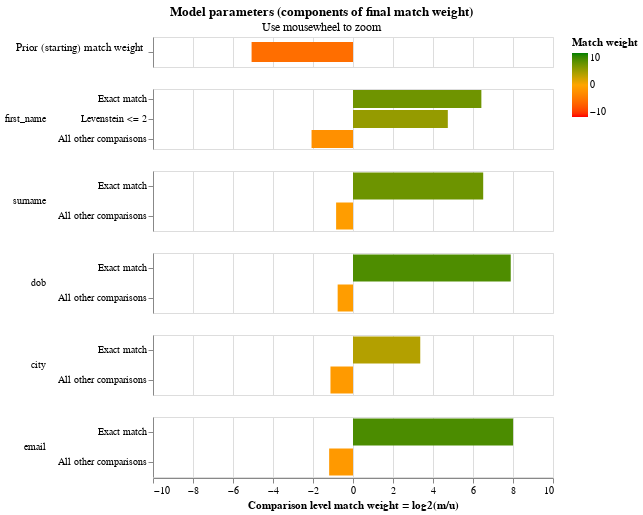

Notebook cell for this chart:
### Markdown cell above
The final match weights can be viewed in the match weights chart:

### Code cell
linker.match_weights_chart()

### Figure 1 — Vega-Lite specification as saved in the notebook (floating-point values rounded to 4 significant figures)
{"$schema": "https://vega.github.io/schema/vega-lite/v5.2.json", "config": {"header": {"title": null}, "mark": {"tooltip": null}, "title": {"anchor": "middle"}, "view": {"height": 60, "width": 400}}, "data": {"values": [{"bayes_factor": 0.02976, "bayes_factor_description": "Proportion of matches is 0.029, equivalent to a starting match weight of -5.071.This means that if two records are drawn at random, one in  34.6 is expected to be a match", "comparison_name": "proportion_of_matches", "comparison_sort_order": -1, "comparison_vector_value": 0, "has_tf_adjustments": false, "is_null_level": false, "label_for_charts": "", "log2_bayes_factor": -5.071, "m_probability": null, "m_probability_description": null, "max_comparison_vector_value": 0, "proportion_of_matches": 0.0289, "sql_condition": null, "tf_adjustment_column": null, "tf_adjustment_weight": null, "u_probability": null, "u_probability_description": null}, {"bayes_factor": 85.52, "bayes_factor_description": "If comparison level is `exact match` then comparison is 85.52 times more likely to be a match", "comparison_name": "first_name", "comparison_sort_order": 0, "comparison_vector_value": 2, "has_tf_adjustments": false, "is_null_level": false, "label_for_charts": "Exact match", "log2_bayes_factor": 6.418, "m_probability": 0.4955, "m_probability_description": "Amongst matching record comparisons, 49.55% of records are in the exact match comparison level", "max_comparison_vector_value": 2, "proportion_of_matches": 0.0289, "sql_condition": "\"first_name_l\" = \"first_name_r\"", "tf_adjustment_column": null, "tf_adjustment_weight": 1, "u_probability": 0.005794, "u_probability_description": "Amongst non-matching record comparisons, 0.58% of records are in the exact match comparison level"}, {"bayes_factor": 26.74, "bayes_factor_description": "If comparison level is `levenstein <= 2` then comparison is 26.74 times more likely to be a match", "comparison_name": "first_name", "comparison_sort_order": 0, "comparison_vector_value": 1, "has_tf_adjustments": false, "is_null_level": false, "label_for_charts": "Levenstein <= 2", "log2_bayes_factor": 4.741, "m_probability": 0.2706, "m_probability_description": "Amongst matching record comparisons, 27.06% of records are in the levenstein <= 2 comparison level", "max_comparison_vector_value": 2, "proportion_of_matches": 0.0289, "sql_condition": "levenshtein(\"first_name_l\", \"first_name_r\") <= 2", "tf_adjustment_column": null, "tf_adjustment_weight": 1, "u_probability": 0.01012, "u_probability_description": "Amongst non-matching record comparisons, 1.01% of records are in the levenstein <= 2 comparison level"}, {"bayes_factor": 0.2377, "bayes_factor_description": "If comparison level is `all other comparisons` then comparison is  4.21 times less likely to be a match", "comparison_name": "first_name", "comparison_sort_order": 0, "comparison_vector_value": 0, "has_tf_adjustments": false, "is_null_level": false, "label_for_charts": "All other comparisons", "log2_bayes_factor": -2.073, "m_probability": 0.2339, "m_probability_description": "Amongst matching record comparisons, 23.39% of records are in the all other comparisons comparison level", "max_comparison_vector_value": 2, "proportion_of_matches": 0.0289, "sql_condition": "ELSE", "tf_adjustment_column": null, "tf_adjustment_weight": 1, "u_probability": 0.9841, "u_probability_description": "Amongst non-matching record comparisons, 98.41% of records are in the all other comparisons comparison level"}, {"bayes_factor": 91.16, "bayes_factor_description": "If comparison level is `exact match` then comparison is 91.16 times more likely to be a match", "comparison_name": "surname", "comparison_sort_order": 1, "comparison_vector_value": 1, "has_tf_adjustments": false, "is_null_level": false, "label_for_charts": "Exact match", "log2_bayes_factor": 6.51, "m_probability": 0.4458, "m_probability_description": "Amongst matching record comparisons, 44.58% of records are in the exact match comparison level", "max_comparison_vector_value": 1, "proportion_of_matches": 0.0289, "sql_condition": "\"surname_l\" = \"surname_r\"", "tf_adjustment_column": null, "tf_adjustment_weight": 1, "u_probability": 0.00489, "u_probability_description": "Amongst non-matching record comparisons, 0.49% of records are in the exact match comparison level"}, {"bayes_factor": 0.557, "bayes_factor_description": "If comparison level is `all other comparisons` then comparison is  1.80 times less likely to be a match", "comparison_name": "surname", "comparison_sort_order": 1, "comparison_vector_value": 0, "has_tf_adjustments": false, "is_null_level": false, "label_for_charts": "All other comparisons", "log2_bayes_factor": -0.8444, "m_probability": 0.5542, "m_probability_description": "Amongst matching record comparisons, 55.42% of records are in the all other comparisons comparison level", "max_comparison_vector_value": 1, "proportion_of_matches": 0.0289, "sql_condition": "ELSE", "tf_adjustment_column": null, "tf_adjustment_weight": 1, "u_probability": 0.9951, "u_probability_description": "Amongst non-matching record comparisons, 99.51% of records are in the all other comparisons comparison level"}, {"bayes_factor": 236.7, "bayes_factor_description": "If comparison level is `exact match` then comparison is 236.67 times more likely to be a match", "comparison_name": "dob", "comparison_sort_order": 2, "comparison_vector_value": 1, "has_tf_adjustments": false, "is_null_level": false, "label_for_charts": "Exact match", "log2_bayes_factor": 7.887, "m_probability": 0.4136, "m_probability_description": "Amongst matching record comparisons, 41.36% of records are in the exact match comparison level", "max_comparison_vector_value": 1, "proportion_of_matches": 0.0289, "sql_condition": "\"dob_l\" = \"dob_r\"", "tf_adjustment_column": null, "tf_adjustment_weight": 1, "u_probability": 0.001748, "u_probability_description": "Amongst non-matching record comparisons, 0.17% of records are in the exact match comparison level"}, {"bayes_factor": 0.5874, "bayes_factor_description": "If comparison level is `all other comparisons` then comparison is  1.70 times less likely to be a match", "comparison_name": "dob", "comparison_sort_order": 2, "comparison_vector_value": 0, "has_tf_adjustments": false, "is_null_level": false, "label_for_charts": "All other comparisons", "log2_bayes_factor": -0.7676, "m_probability": 0.5864, "m_probability_description": "Amongst matching record comparisons, 58.64% of records are in the all other comparisons comparison level", "max_comparison_vector_value": 1, "proportion_of_matches": 0.0289, "sql_condition": "ELSE", "tf_adjustment_column": null, "tf_adjustment_weight": 1, "u_probability": 0.9983, "u_probability_description": "Amongst non-matching record comparisons, 99.83% of records are in the all other comparisons comparison level"}, {"bayes_factor": 10.29, "bayes_factor_description": "If comparison level is `exact match` then comparison is 10.29 times more likely to be a match", "comparison_name": "city", "comparison_sort_order": 3, "comparison_vector_value": 1, "has_tf_adjustments": true, "is_null_level": false, "label_for_charts": "Exact match", "log2_bayes_factor": 3.363, "m_probability": 0.5673, "m_probability_description": "Amongst matching record comparisons, 56.73% of records are in the exact match comparison level", "max_comparison_vector_value": 1, "proportion_of_matches": 0.0289, "sql_condition": "\"city_l\" = \"city_r\"", "tf_adjustment_column": "city", "tf_adjustment_weight": 1, "u_probability": 0.05515, "u_probability_description": "Amongst non-matching record comparisons, 5.51% of records are in the exact match comparison level"}, {"bayes_factor": 0.458, "bayes_factor_description": "If comparison level is `all other comparisons` then comparison is  2.18 times less likely to be a match", "comparison_name": "city", "comparison_sort_order": 3, "comparison_vector_value": 0, "has_tf_adjustments": false, "is_null_level": false, "label_for_charts": "All other comparisons", "log2_bayes_factor": -1.127, "m_probability": 0.4327, "m_probability_description": "Amongst matching record comparisons, 43.27% of records are in the all other comparisons comparison level", "max_comparison_vector_value": 1, "proportion_of_matches": 0.0289, "sql_condition": "ELSE", "tf_adjustment_column": null, "tf_adjustment_weight": 1, "u_probability": 0.9449, "u_probability_description": "Amongst non-matching record comparisons, 94.49% of records are in the all other comparisons comparison level"}, {"bayes_factor": 256.8, "bayes_factor_description": "If comparison level is `exact match` then comparison is 256.84 times more likely to be a match", "comparison_name": "email", "comparison_sort_order": 4, "comparison_vector_value": 1, "has_tf_adjustments": false, "is_null_level": false, "label_for_charts": "Exact match", "log2_bayes_factor": 8.005, "m_probability": 0.5635, "m_probability_description": "Amongst matching record comparisons, 56.35% of records are in the exact match comparison level", "max_comparison_vector_value": 1, "proportion_of_matches": 0.0289, "sql_condition": "\"email_l\" = \"email_r\"", "tf_adjustment_column": null, "tf_adjustment_weight": 1, "u_probability": 0.002194, "u_probability_description": "Amongst non-matching record comparisons, 0.22% of records are in the exact match comparison level"}, {"bayes_factor": 0.4375, "bayes_factor_description": "If comparison level is `all other comparisons` then comparison is  2.29 times less likely to be a match", "comparison_name": "email", "comparison_sort_order": 4, "comparison_vector_value": 0, "has_tf_adjustments": false, "is_null_level": false, "label_for_charts": "All other comparisons", "log2_bayes_factor": -1.193, "m_probability": 0.4365, "m_probability_description": "Amongst matching record comparisons, 43.65% of records are in the all other comparisons comparison level", "max_comparison_vector_value": 1, "proportion_of_matches": 0.0289, "sql_condition": "ELSE", "tf_adjustment_column": null, "tf_adjustment_weight": 1, "u_probability": 0.9978, "u_probability_description": "Amongst non-matching record comparisons, 99.78% of records are in the all other comparisons comparison level"}]}, "resolve": {"axis": {"y": "independent"}, "scale": {"y": "independent"}}, "selection": {"zoom_selector": {"bind": "scales", "encodings": ["x"], "type": "interval"}}, "title": {"subtitle": "Use mousewheel to zoom", "text": "Model parameters (components of final match weight)"}, "vconcat": [{"encoding": {"color": {"field": "log2_bayes_factor", "scale": {"domain": [-10, 0, 10], "range": ["red", "orange", "green"]}, "title": "Match weight", "type": "quantitative"}, "tooltip": [{"field": "comparison_name", "title": "Comparison name", "type": "nominal"}, {"field": "proportion_of_matches", "format": ".4f", "title": "Proportion of matches", "type": "nominal"}, {"field": "log2_bayes_factor", "format": ",.4f", "title": "Equivalent match weight", "type": "quantitative"}, {"field": "bayes_factor_description", "title": "Match weight description", "type": "nominal"}], "x": {"axis": {"domain": false, "labels": false, "ticks": false, "title": ""}, "field": "log2_bayes_factor", "scale": {"domain": [-10, 10]}, "type": "quantitative"}, "y": {"axis": {"title": "Prior (starting) match weight", "titleAlign": "right", "titleAngle": 0, "titleFontWeight": "normal"}, "field": "label_for_charts", "sort": {"field": "comparison_vector_value", "order": "descending"}, "type": "nominal"}}, "height": 30, "mark": {"clip": true, "height": 20, "type": "bar"}, "selection": {"zoom_selector": {"bind": "scales", "encodings": ["x"], "type": "interval"}}, "transform": [{"filter": "(datum.comparison_name == 'proportion_of_matches')"}]}, {"encoding": {"color": {"field": "log2_bayes_factor", "scale": {"domain": [-10, 0, 10], "range": ["red", "orange", "green"]}, "title": "Match weight", "type": "quantitative"}, "row": {"field": "comparison_name", "header": {"labelAlign": "left", "labelAnchor": "middle", "labelAngle": 0}, "sort": {"field": "comparison_sort_order"}, "type": "nominal"}, "tooltip": [{"field": "comparison_name", "title": "Comparison name", "type": "nominal"}, {"field": "label_for_charts", "title": "Label", "type": "ordinal"}, {"field": "sql_condition", "title": "SQL condition", "type": "nominal"}, {"field": "m_probability", "format": ".4f", "title": "M probability", "type": "quantitative"}, {"field": "u_probability", "format": ".4f", "title": "U probability", "type": "quantitative"}, {"field": "bayes_factor", "format": ",.4f", "title": "Bayes factor = m/u", "type": "quantitative"}, {"field": "log2_bayes_factor", "format": ",.4f", "title": "Match weight = log2(m/u)", "type": "quantitative"}, {"field": "bayes_factor_description", "title": "Match weight description", "type": "nominal"}], "x": {"axis": {"title": "Comparison level match weight = log2(m/u)"}, "field": "log2_bayes_factor", "scale": {"domain": [-10, 10]}, "type": "quantitative"}, "y": {"axis": {"title": null}, "field": "label_for_charts", "sort": {"field": "comparison_vector_value", "order": "descending"}, "type": "nominal"}}, "mark": {"clip": true, "type": "bar"}, "resolve": {"axis": {"y": "independent"}, "scale": {"y": "independent"}}, "selection": {"zoom_selector": {"bind": "scales", "encodings": ["x"], "type": "interval"}}, "transform": [{"filter": "(datum.comparison_name != 'proportion_of_matches')"}]}]}
